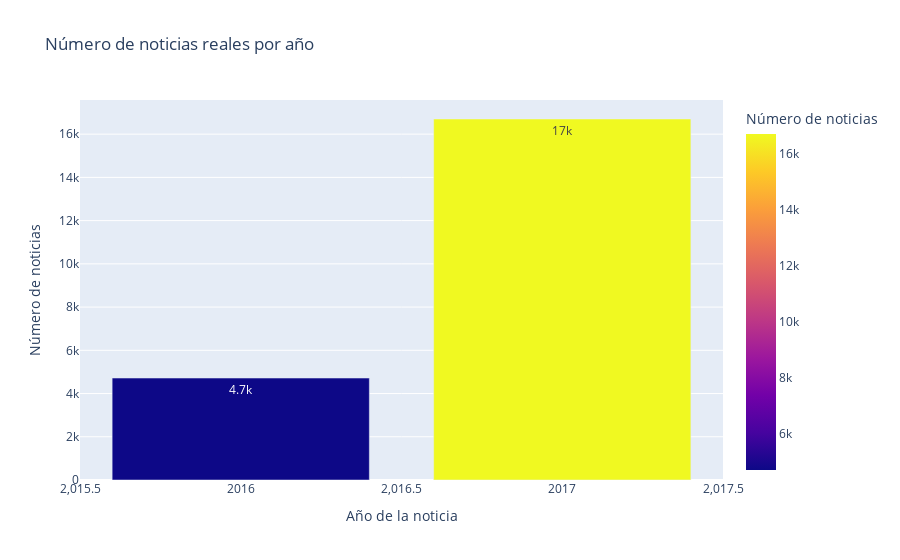

The notebook cell saved with this chart:
### Code cell
# Número de noticias por año
dfg=news_true.groupby('anno').count().reset_index()
fig = px.bar(dfg, x='anno', y = 'title', title = 'Número de noticias reales por año', color = 'title', barmode = 'stack', text_auto='.2s',
              labels={'anno':'Año de la noticia','title':'Número de noticias'})
fig.show()

### Figure 1 — Plotly figure (JSON) as saved in the notebook; plotly's stock layout.template omitted (floating-point values rounded to 4 significant figures)
{"data": [{"alignmentgroup": "True", "hovertemplate": "Año de la noticia=%{x}<br>Número de noticias=%{marker.color}<extra></extra>", "legendgroup": "", "marker": {"color": [4716, 16701], "coloraxis": "coloraxis", "pattern": {"shape": ""}}, "name": "", "offsetgroup": "", "orientation": "v", "showlegend": false, "textposition": "auto", "texttemplate": "%{y:.2s}", "type": "bar", "x": [2016, 2017], "xaxis": "x", "y": [4716, 16701], "yaxis": "y"}], "layout": {"barmode": "stack", "coloraxis": {"colorbar": {"title": {"text": "Número de noticias"}}, "colorscale": [[0, "#0d0887"], [0.1111, "#46039f"], [0.2222, "#7201a8"], [0.3333, "#9c179e"], [0.4444, "#bd3786"], [0.5556, "#d8576b"], [0.6667, "#ed7953"], [0.7778, "#fb9f3a"], [0.8889, "#fdca26"], [1, "#f0f921"]]}, "legend": {"tracegroupgap": 0}, "title": {"text": "Número de noticias reales por año"}, "xaxis": {"anchor": "y", "domain": [0, 1], "title": {"text": "Año de la noticia"}}, "yaxis": {"anchor": "x", "domain": [0, 1], "title": {"text": "Número de noticias"}}}}
